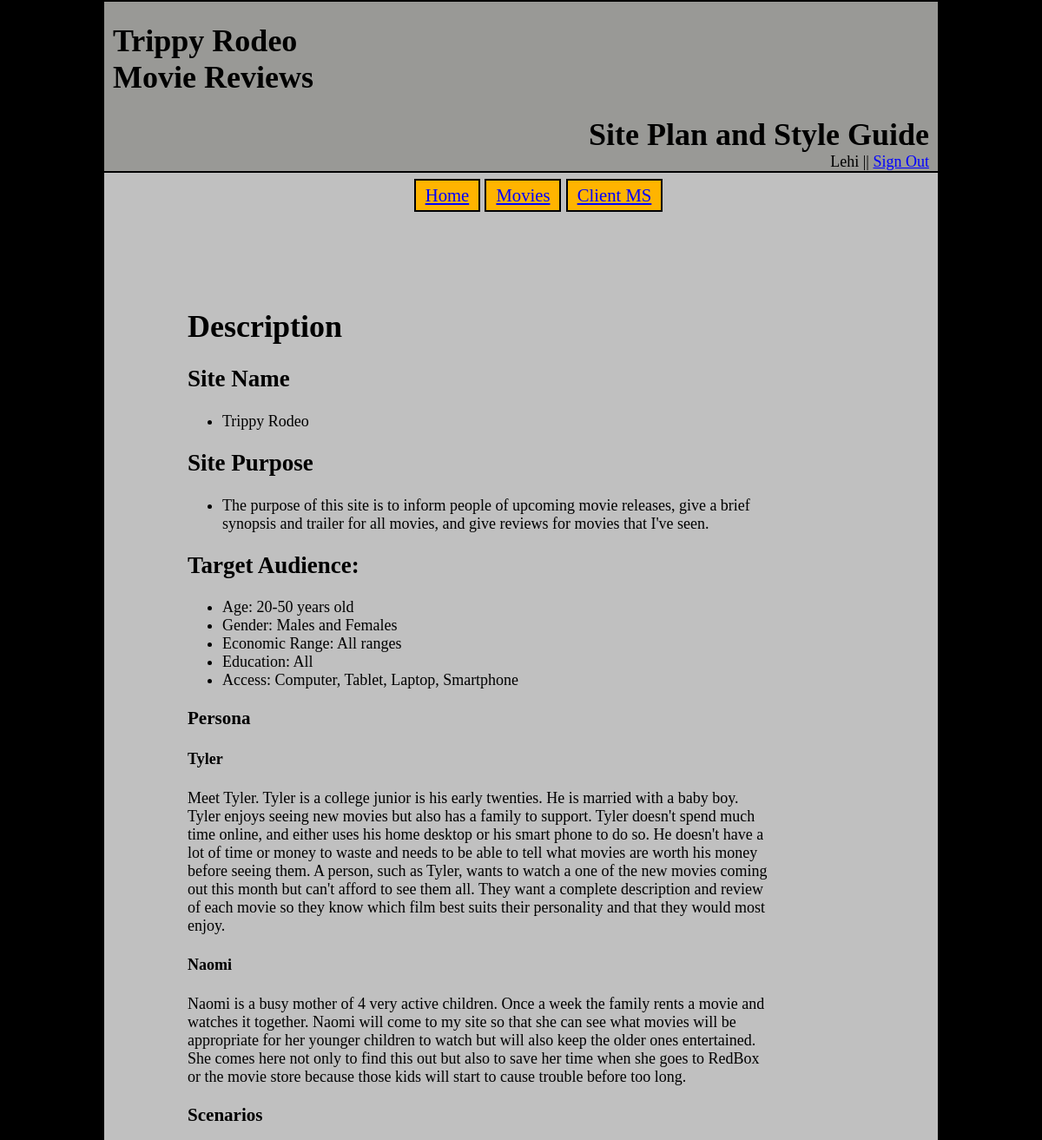
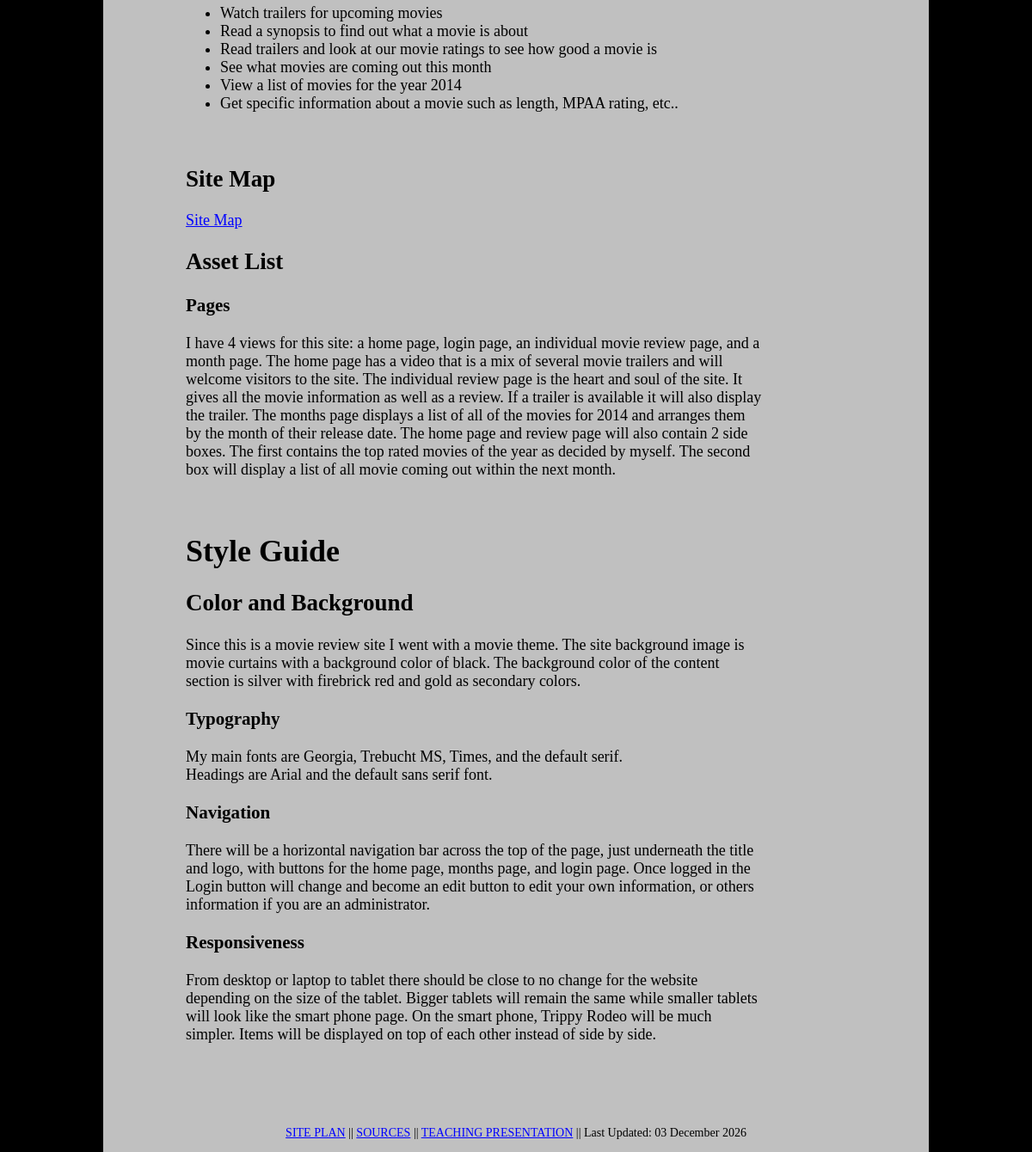
Screenshot of /?action=siteplan (signed in) with the database file from the repository (2 pictures, top to bottom).
### tables this page shows
CREATE TABLE support
( support_id   INT UNSIGNED   PRIMARY KEY AUTO_INCREMENT
, title        VARCHAR(60)          NOT NULL
, html_code    TEXT                 
);

### model/db.php (called while the page is built, shortened)
<?php
try {
    require $_SERVER['DOCUMENT_ROOT'] . '/library/functions.php';
} catch (Exception $exc) {
    header('location: /errordocs/500.php');
    exit;
}
function support($id){
      $connected = connection();
    try {
        $sql = "SELECT * FROM support
                WHERE support_id = :id";
        $stmt = $connected->prepare($sql);
        $stmt->bindValue(":id", $id, PDO::PARAM_INT);
        $stmt->execute();
        $pageInfo = $stmt->fetch();
    } catch (PDOException $e) {
        return FALSE;
    }
    if (is_array($pageInfo)) {
        return $pageInfo;
    } ELSE {
        return FALSE;
    }
}

### library/functions.php (called while the page is built, shortened)
<?php
function getInfo($id) {
    $pageInfo = support($id);
    return $pageInfo;
}

### class/siteplan.php (the view, shortened to what this page needs)
<!DOCTYPE html>
<html>
    <head>
        <link href="/css/style.css" type="text/css" rel="stylesheet" media="screen"/>
    </head>
    <body>
    <main>
        <header>
            <?php include $_SERVER['DOCUMENT_ROOT'] . '/modules/header.php'; ?>
        </header>
        <div class="wrapper">
            <nav>
                <?php include $_SERVER['DOCUMENT_ROOT'] . '/modules/navBar.php'; ?>
            </nav>
            <div id='plan'>
                 <?php echo $pageInfo['html_code'] ?>
            </div>
            <footer>
                <?php include $_SERVER['DOCUMENT_ROOT'] . '/modules/footer.php'; ?>
            </footer>
        </div>
    </main>
</body>
</html>

### modules/header.php
<div id="headerLeft">
    <a href="/index.php" title="Home"><h1 id="trippy">Trippy Rodeo <br/> Movie Reviews</h1></a>
</div>
<div id="headerRight">
    <?php
    if (isset($movieInfo['title'])) {
        echo
        '<h1 id="theTitle">' . $movieInfo['title'] . '</h1>' .
        '<h2 id="sub">' . $movieInfo['subtitle'] . '</h2>';
    } else {
        echo '<h1 id="theTitle">' . $pageInfo['title'] . '</h1>';
    }
    ?>
</div>
<div id="userName">
    <?php
    if (isset($_SESSION['email'])) {
        echo $_SESSION['name'];
        echo " || <a href='.././?action=signOut' title='Sign Out'>Sign Out</a>";
    }
    ?>
</div>

### css/style.css (style rules this page uses)
@media screen and (max-width: 1299px) and (min-width: 700px) { header { display: block; width: auto; height: auto; border:2px solid black; margin-bottom: 0; margin: auto; width: 80%; background-color: rgba(192,192,188,.8); position: relative; } }
@media screen and (max-width: 1299px) and (min-width: 700px) { footer { font-size: 14px; text-align: center; height: 30px; width: 80%; margin-top: 30px; background-color: silver; margin: auto; } }
@media screen and (max-width: 1299px) and (min-width: 700px) { body { height: 100%; font-family: Georgia, Trebuchet MS, Times, Serif; background-image:url('../content/images/curtains.jpg'); background-size: 100%; background-repeat: no-repeat; background-color: black; font-size: 18px; margin: 0; padding: 0; } }
@media screen and (max-width: 1299px) and (min-width: 700px) { .wrapper { background-color: silver; width: 80%; min-height: 100%; margin: 0 auto 0 auto; padding-bottom: 0; padding-top: 0; margin: auto; } }
@media screen and (max-width: 1299px) and (min-width: 700px) { a { color:blue; } }
@media screen and (max-width: 1299px) and (min-width: 700px) { #headerLeft { width: auto; margin-left: 10px; } }
@media screen and (max-width: 1299px) and (min-width: 700px) { #trippy { width: 400px; margin-right: 0; } }
@media screen and (max-width: 1299px) and (min-width: 700px) { #headerLeft a { text-decoration: none; color: black; } }
@media screen and (max-width: 1299px) and (min-width: 700px) { #headerRight { text-align: right; width: auto; } }
@media screen and (max-width: 1299px) and (min-width: 700px) { #theTitle { margin-bottom:0; margin-right: 10px; } }
@media screen and (max-width: 1299px) and (min-width: 700px) { #userName { text-align: right; margin-right: 10px; } }
@media screen and (max-width: 1299px) and (min-width: 700px) { nav { font-size: 115%; list-style:none; text-align: center; } }
@media screen and (max-width: 1299px) and (min-width: 700px) { #plan { width: 70%; margin: 10%; } }

### rows the page displays
support: title "Site Plan and Style Guide", html_code "Description Site Name Trippy Rodeo Site Purpose The purpose of this site is to inform people of upcoming movie releases, give a brief synopsis and trailer for all movies, and give reviews for movies that I've seen. Target Audience: Age: 20-50 years old Gender: Males and Females Economic Range: All ranges Education: All Access: Computer, Tablet, Laptop, Smartphone Persona Tyler Meet Tyler. Tyler is a college junior is his early twenties. He is married with a baby boy. Tyler enjoys seeing new movies but also has a family to support. Tyler doesn't spend much time online, and either uses his home desktop or his smart phone to do so. He doesn't have a lot of time or money to waste and needs to…"

### other values shown
$_SESSION['name'] "Lehi"
date('d F Y', getlastmod()) "03 December 2026"
